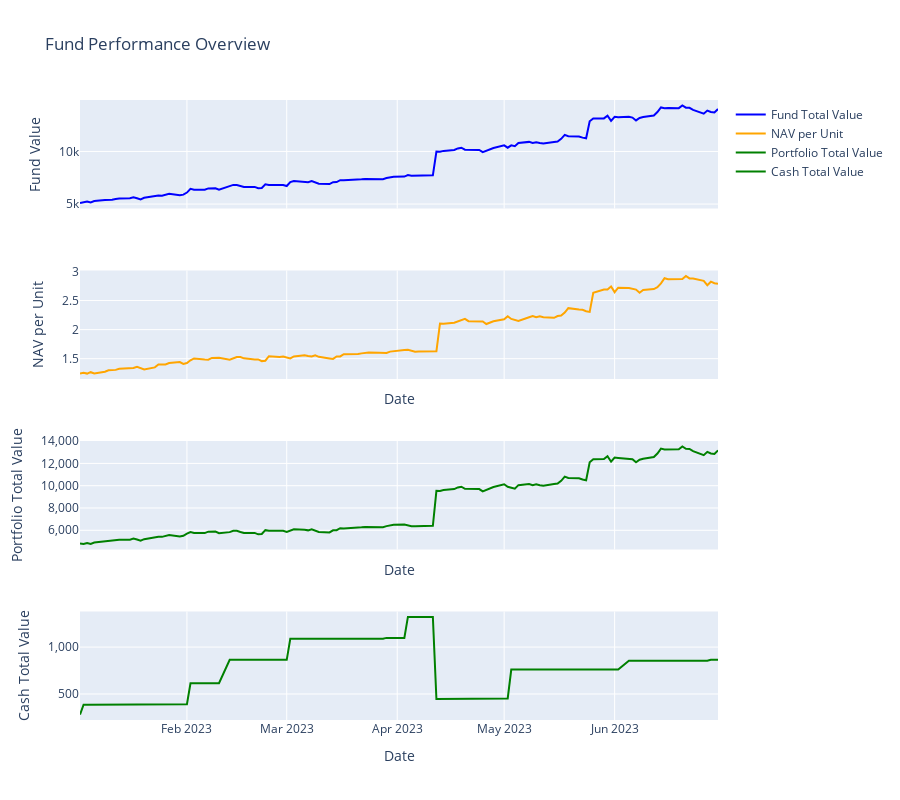

The cell this chart's notebook holds for it:
### Code cell
import plotly.graph_objects as go
from plotly.subplots import make_subplots
import pandas as pd



# Create subplots
fig = make_subplots(rows=4, cols=1, shared_xaxes=True, vertical_spacing=0.1)

# Plot total_value
fig.add_trace(go.Scatter(x=df['date'], y=pd.to_numeric(df['total_value']), mode='lines',
                         name='Fund Total Value', line=dict(color='blue')),
              row=1, col=1)
fig.update_yaxes(title_text='Fund Value', row=1, col=1)

# Plot nav_per_unit
fig.add_trace(go.Scatter(x=df['date'], y=df['nav_per_unit'], mode='lines',
                         name='NAV per Unit', line=dict(color='orange')),
              row=2, col=1)
fig.update_yaxes(title_text='NAV per Unit', row=2, col=1)
fig.update_xaxes(title_text='Date', row=2, col=1)


# Plot portfolio_total_value
fig.add_trace(go.Scatter(x=df['date'], y=pd.to_numeric(df['portfolio_total_value']), mode='lines',
                         name='Portfolio Total Value', line=dict(color='green')), # Changed color for distinction
              row=3, col=1)
fig.update_yaxes(title_text='Portfolio Total Value', row=3, col=1, tickformat=",.0f") # Format with thousands separator
fig.update_xaxes(title_text='Date', row=3, col=1)

# Plot cash
fig.add_trace(go.Scatter(x=df['date'], y=pd.to_numeric(df['cash']), mode='lines',
                         name='Cash Total Value', line=dict(color='green')), # Changed color for distinction
              row=4, col=1)
fig.update_yaxes(title_text='Cash Total Value', row=4, col=1, tickformat=",.0f") # Format with thousands separator
fig.update_xaxes(title_text='Date', row=4, col=1)

# Update layout for overall chart
fig.update_layout(height=800, title_text="Fund Performance Overview",
                  hovermode="x unified") # 'x unified' shows all traces at a given x-value on hover

fig.show()

# Check on drops and spikes in portfolio_total_value
# check on when nvda splitted

### Figure 1 — Plotly figure (JSON) as saved in the notebook; plotly's stock layout.template omitted (floating-point values rounded to 4 significant figures; data arrays with more than 128 entries replaced by an {"elided": "..."} marker saying what was removed)
{"data": [{"line": {"color": "blue"}, "mode": "lines", "name": "Fund Total Value", "type": "scatter", "x": {"elided": "130 str values"}, "xaxis": "x", "y": {"elided": "130 float values"}, "yaxis": "y"}, {"line": {"color": "orange"}, "mode": "lines", "name": "NAV per Unit", "type": "scatter", "x": {"elided": "130 str values"}, "xaxis": "x2", "y": {"elided": "130 float values"}, "yaxis": "y2"}, {"line": {"color": "green"}, "mode": "lines", "name": "Portfolio Total Value", "type": "scatter", "x": {"elided": "130 str values"}, "xaxis": "x3", "y": {"elided": "130 float values"}, "yaxis": "y3"}, {"line": {"color": "green"}, "mode": "lines", "name": "Cash Total Value", "type": "scatter", "x": {"elided": "130 str values"}, "xaxis": "x4", "y": {"elided": "130 float values"}, "yaxis": "y4"}], "layout": {"height": 800, "hovermode": "x unified", "title": {"text": "Fund Performance Overview"}, "xaxis": {"anchor": "y", "domain": [0, 1], "matches": "x4", "showticklabels": false}, "xaxis2": {"anchor": "y2", "domain": [0, 1], "matches": "x4", "showticklabels": false, "title": {"text": "Date"}}, "xaxis3": {"anchor": "y3", "domain": [0, 1], "matches": "x4", "showticklabels": false, "title": {"text": "Date"}}, "xaxis4": {"anchor": "y4", "domain": [0, 1], "title": {"text": "Date"}}, "yaxis": {"anchor": "x", "domain": [0.825, 1], "title": {"text": "Fund Value"}}, "yaxis2": {"anchor": "x2", "domain": [0.55, 0.725], "title": {"text": "NAV per Unit"}}, "yaxis3": {"anchor": "x3", "domain": [0.275, 0.45], "tickformat": ",.0f", "title": {"text": "Portfolio Total Value"}}, "yaxis4": {"anchor": "x4", "domain": [0, 0.175], "tickformat": ",.0f", "title": {"text": "Cash Total Value"}}}}
